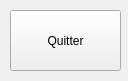
<?xml version="1.0" encoding="UTF-8"?>
<ui version="4.0">
 <class>BanqueMainWindow</class>
 <widget class="QMainWindow" name="BanqueMainWindow">
  <property name="geometry">
   <rect>
    <x>0</x>
    <y>0</y>
    <width>128</width>
    <height>81</height>
   </rect>
  </property>
  <property name="windowTitle">
   <string>BanqueMainWindow</string>
  </property>
  <widget class="QWidget" name="centralwidget">
   <widget class="QPushButton" name="pushButton">
    <property name="geometry">
     <rect>
      <x>10</x>
      <y>10</y>
      <width>111</width>
      <height>61</height>
     </rect>
    </property>
    <property name="text">
     <string>Quitter</string>
    </property>
   </widget>
  </widget>
 </widget>
 <resources/>
 <connections>
  <connection>
   <sender>pushButton</sender>
   <signal>clicked()</signal>
   <receiver>BanqueMainWindow</receiver>
   <slot>close()</slot>
   <hints>
    <hint type="sourcelabel">
     <x>67</x>
     <y>47</y>
    </hint>
    <hint type="destinationlabel">
     <x>7</x>
     <y>67</y>
    </hint>
   </hints>
  </connection>
 </connections>
</ui>
